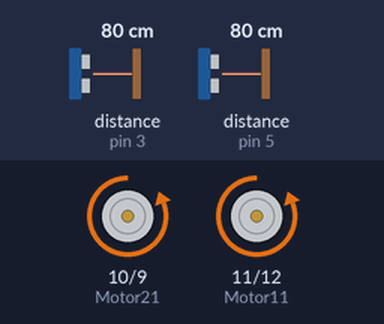
Bench run of a sketch on a simulated Arduino Uno, built with avr-gcc and run on an emulated ATmega328P. On the bench: motor-driver pin pairs drawn as motors (green arrow = first pin HIGH = forward, orange = second pin HIGH = backward, longer = more drive). The test bench sets the inputs (shaded band); at power-on: distance to the obstacle (sensors on pin 3, pin 5) 80 cm. The echo pulse lasts 58.3 µs per cm; what the sketch prints to the serial monitor is not drawn.

Above: at 1.2 s.
1.3 s: distance to the obstacle (sensor on pin 3) set to 11 cm
2.8 s: distance to the obstacle (sensor on pin 3) set to 8 cm
At 3.8 s:
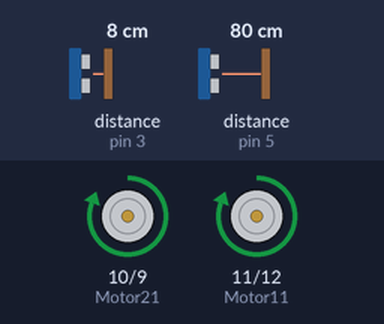
At 5.3 s:
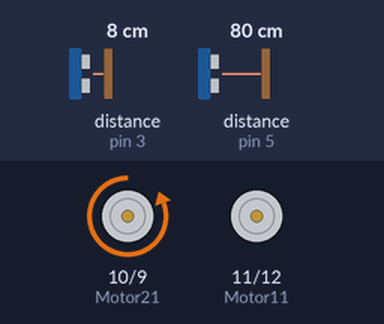
Timing chart, 0 to 11.8 s (numbered marks = the images above; inputs shaded):
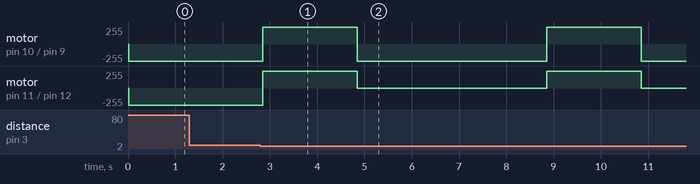

Measured:
- the behaviour switches between 10 and 9 cm on distance to the obstacle (sensor on pin 3) (found by bisection; images 0 and 1)
- after the input at 1.3 s, every drawn part: stays the same
- after the input at 2.8 s, motor on pin 10 (Motor21) / pin 9 (Motor22): alternates forward 255/255 for 2.0 s and backward 255/255 for 4.0 s, starting after 0.05 s; motor on pin 11 (Motor11) / pin 12 (Motor12): alternates forward 255/255 for 2.0 s and stopped for 4.0 s, starting after 0.05 s

The sketch:

ketch_Motor_in_Beide_Richtungen_mit_zwei_Ultraschallsensoren.ino
```cpp
int Motor11=11;
int Motor12=12;
int Motor21=10;
int Motor22=9;
long dauerleft=0;
long entfernungleft=0;
long dauerright=0;
long entfernungright=0;


void setup() {
  // put your setup code here, to run once:
Serial.begin(9600);
pinMode(2, OUTPUT);
pinMode(3, INPUT);
pinMode(4, OUTPUT);
pinMode(5, INPUT);
pinMode(Motor11, OUTPUT);
pinMode(Motor21, OUTPUT);
pinMode(Motor12, OUTPUT);
pinMode(Motor22, OUTPUT);

}

void loop()

  // put your main code here, to run repeatedly:
{
digitalWrite(2,LOW);
delay(0.01);
digitalWrite(2,HIGH);
delay(0.01);
digitalWrite(2,LOW);
dauerleft = pulseIn(3, HIGH);
entfernungleft = (dauerleft/2)/29.1;
if(entfernungleft>=100
|| entfernungleft<=0,5)
{
  Serial.println("keinMesswert");
}
else
{
  Serial.print(entfernungleft);
  Serial.println(" cm");
}
{
digitalWrite(4,LOW);
delay(0.01);
digitalWrite(4,HIGH);
delay(0.01);
digitalWrite(4,LOW);
dauerright = pulseIn(5, HIGH);
entfernungright = (dauerright/2)/29.1;
if(entfernungright>=100
|| entfernungright<=0,5)
{
  Serial.println("keinMesswert");
}
else
{
  Serial.print(entfernungright);
  Serial.println(" cm");
}


if(entfernungright>=10)
{
digitalWrite(Motor12, HIGH);
digitalWrite(Motor11, LOW);
digitalWrite(Motor22, HIGH);
digitalWrite(Motor21, LOW);
}
else
{
digitalWrite(Motor12, LOW);
digitalWrite(Motor11, HIGH);
digitalWrite(Motor22, LOW);
digitalWrite(Motor21, HIGH);
delay(2000);
digitalWrite(Motor11, LOW);
digitalWrite(Motor12, HIGH);
digitalWrite(Motor21, LOW);
analogWrite(Motor22,125);
delay(4000);
}
if(entfernungleft>=10)
{
digitalWrite(Motor12, HIGH);
digitalWrite(Motor11, LOW);
digitalWrite(Motor22, HIGH);
digitalWrite(Motor21, LOW);
}
else
{
digitalWrite(Motor12, LOW);
digitalWrite(Motor11, HIGH);
digitalWrite(Motor22, LOW);
digitalWrite(Motor21, HIGH);
delay(2000);
digitalWrite(Motor21, LOW);
digitalWrite(Motor22, HIGH);
digitalWrite(Motor11, LOW);
analogWrite(Motor12,125);
delay(4000);
}


}
}
```
